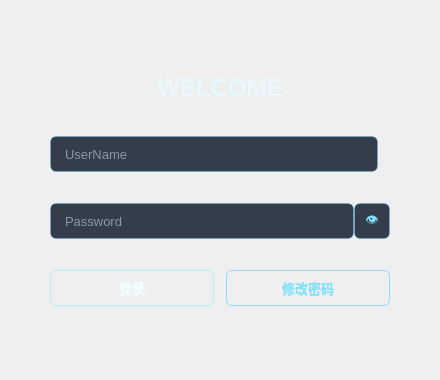
<?xml version="1.0" encoding="UTF-8"?>
<ui version="4.0">
 <class>LogIn</class>
 <widget class="QWidget" name="LogIn">
  <property name="geometry">
   <rect>
    <x>0</x>
    <y>0</y>
    <width>440</width>
    <height>380</height>
   </rect>
  </property>
  <property name="sizePolicy">
   <sizepolicy hsizetype="Fixed" vsizetype="Fixed">
    <horstretch>0</horstretch>
    <verstretch>0</verstretch>
   </sizepolicy>
  </property>
  <property name="minimumSize">
   <size>
    <width>440</width>
    <height>380</height>
   </size>
  </property>
  <property name="maximumSize">
   <size>
    <width>440</width>
    <height>380</height>
   </size>
  </property>
  <property name="windowTitle">
   <string>NEXUS // LOGIN</string>
  </property>
  <property name="styleSheet">
   <string notr="true">/* ============ 全局背景：深空渐变 ============ */
QWidget#LogIn {
    background: qlineargradient(x1:0, y1:0, x2:1, y2:1,
                                stop:0 #050a14,
                                stop:0.45 #0a1b33,
                                stop:1 #150a26);
}

QStackedWidget, QWidget#page1_2, QWidget#page2_2 {
    background: transparent;
}

/* ============ 标题 ============ */
QLabel#label, QLabel#label_2 {
    color: #eaf9ff;
    font-weight: 800;
}

/* ============ 输入框 ============ */
QLineEdit {
    background-color: rgba(6, 18, 34, 205);
    color: #dcf3ff;
    border: 1px solid rgba(70, 190, 255, 80);
    border-radius: 6px;
    padding: 4px 12px;
    selection-background-color: #00cfff;
    selection-color: #04101f;
}
QLineEdit:hover {
    border: 1px solid rgba(70, 200, 255, 150);
}
QLineEdit:focus {
    border: 1px solid #00d9ff;
    background-color: rgba(0, 45, 80, 225);
}

/* ============ 主按钮（登录 / 确认） ============ */
QPushButton {
    color: #f0ffff;
    border: 1px solid rgba(140, 235, 255, 130);
    border-radius: 6px;
    background: qlineargradient(x1:0, y1:0, x2:0, y2:1,
                                stop:0 #1fb6ff, stop:1 #0b5ed7);
    font-weight: 700;
    padding: 4px 10px;
}
QPushButton:hover {
    background: qlineargradient(x1:0, y1:0, x2:0, y2:1,
                                stop:0 #4bd2ff, stop:1 #1478ff);
    border: 1px solid rgba(200, 250, 255, 210);
}
QPushButton:pressed {
    background: qlineargradient(x1:0, y1:0, x2:0, y2:1,
                                stop:0 #0a86c9, stop:1 #06367c);
}
QPushButton:disabled {
    color: rgba(220, 240, 255, 90);
    background: rgba(40, 60, 90, 160);
    border: 1px solid rgba(120, 160, 200, 60);
}

/* ============ 次要按钮：修改密码（描边风） ============ */
QPushButton#btnChangePassword {
    background: transparent;
    color: #7fe0ff;
    border: 1px solid rgba(90, 205, 255, 150);
}
QPushButton#btnChangePassword:hover {
    background: rgba(0, 170, 255, 45);
    border: 1px solid #63dcff;
    color: #d6f7ff;
}
QPushButton#btnChangePassword:pressed {
    background: rgba(0, 120, 200, 80);
}

/* ============ 密码可见按钮 ============ */
QToolButton#toolBtnPassword {
    background-color: rgba(6, 18, 34, 205);
    border: 1px solid rgba(70, 190, 255, 80);
    border-radius: 6px;
    color: #7fe0ff;
    font-size: 13px;
}
QToolButton#toolBtnPassword:hover {
    border: 1px solid #00d9ff;
    background-color: rgba(0, 55, 95, 225);
    color: #eaffff;
}
QToolButton#toolBtnPassword:pressed {
    background-color: rgba(0, 90, 150, 230);
}
/* 想换成图标时，把上面 QToolButton#toolBtnPassword 的三行 background 换成：
   background-image: url(:/icons/eye.png);
   background-repeat: no-repeat;
   background-position: center;
*/</string>
  </property>
  <layout class="QGridLayout" name="gridLayout_2">
   <property name="leftMargin">
    <number>30</number>
   </property>
   <property name="topMargin">
    <number>30</number>
   </property>
   <property name="rightMargin">
    <number>30</number>
   </property>
   <property name="bottomMargin">
    <number>30</number>
   </property>
   <item row="0" column="0">
    <widget class="QStackedWidget" name="stackedWidget">
     <property name="sizePolicy">
      <sizepolicy hsizetype="Fixed" vsizetype="Fixed">
       <horstretch>0</horstretch>
       <verstretch>0</verstretch>
      </sizepolicy>
     </property>
     <property name="minimumSize">
      <size>
       <width>380</width>
       <height>320</height>
      </size>
     </property>
     <property name="maximumSize">
      <size>
       <width>380</width>
       <height>320</height>
      </size>
     </property>
     <property name="currentIndex">
      <number>0</number>
     </property>
     <widget class="QWidget" name="page1_2">
      <layout class="QGridLayout" name="gridLayout_7">
       <property name="leftMargin">
        <number>20</number>
       </property>
       <property name="topMargin">
        <number>20</number>
       </property>
       <property name="rightMargin">
        <number>20</number>
       </property>
       <property name="bottomMargin">
        <number>20</number>
       </property>
       <property name="horizontalSpacing">
        <number>14</number>
       </property>
       <property name="verticalSpacing">
        <number>10</number>
       </property>
       <item row="0" column="0">
        <layout class="QGridLayout" name="gridLayout">
         <property name="leftMargin">
          <number>0</number>
         </property>
         <property name="topMargin">
          <number>0</number>
         </property>
         <property name="rightMargin">
          <number>0</number>
         </property>
         <property name="bottomMargin">
          <number>0</number>
         </property>
         <item row="0" column="1">
          <widget class="QLabel" name="label">
           <property name="sizePolicy">
            <sizepolicy hsizetype="Preferred" vsizetype="Fixed">
             <horstretch>0</horstretch>
             <verstretch>0</verstretch>
            </sizepolicy>
           </property>
           <property name="minimumSize">
            <size>
             <width>0</width>
             <height>34</height>
            </size>
           </property>
           <property name="maximumSize">
            <size>
             <width>16777215</width>
             <height>34</height>
            </size>
           </property>
           <property name="font">
            <font>
             <family>Microsoft YaHei UI</family>
             <pointsize>18</pointsize>
             <weight>99</weight>
             <bold>true</bold>
            </font>
           </property>
           <property name="text">
            <string>WELCOME</string>
           </property>
           <property name="alignment">
            <set>Qt::AlignCenter</set>
           </property>
          </widget>
         </item>
         <item row="0" column="2">
          <spacer name="horizontalSpacer_2">
           <property name="orientation">
            <enum>Qt::Horizontal</enum>
           </property>
           <property name="sizeHint" stdset="0">
            <size>
             <width>40</width>
             <height>20</height>
            </size>
           </property>
          </spacer>
         </item>
         <item row="0" column="0">
          <spacer name="horizontalSpacer">
           <property name="orientation">
            <enum>Qt::Horizontal</enum>
           </property>
           <property name="sizeHint" stdset="0">
            <size>
             <width>40</width>
             <height>20</height>
            </size>
           </property>
          </spacer>
         </item>
        </layout>
       </item>
       <item row="1" column="0">
        <layout class="QHBoxLayout" name="horizontalLayout_2">
         <item>
          <widget class="QLineEdit" name="editUserName">
           <property name="sizePolicy">
            <sizepolicy hsizetype="Expanding" vsizetype="Fixed">
             <horstretch>0</horstretch>
             <verstretch>0</verstretch>
            </sizepolicy>
           </property>
           <property name="minimumSize">
            <size>
             <width>200</width>
             <height>36</height>
            </size>
           </property>
           <property name="maximumSize">
            <size>
             <width>16777215</width>
             <height>36</height>
            </size>
           </property>
           <property name="font">
            <font>
             <pointsize>10</pointsize>
            </font>
           </property>
           <property name="placeholderText">
            <string>UserName</string>
           </property>
          </widget>
         </item>
         <item>
          <spacer name="horizontalSpacer_7">
           <property name="orientation">
            <enum>Qt::Horizontal</enum>
           </property>
           <property name="sizeType">
            <enum>QSizePolicy::Fixed</enum>
           </property>
           <property name="sizeHint" stdset="0">
            <size>
             <width>12</width>
             <height>20</height>
            </size>
           </property>
          </spacer>
         </item>
        </layout>
       </item>
       <item row="2" column="0">
        <layout class="QHBoxLayout" name="horizontalLayout">
         <item>
          <widget class="QLineEdit" name="editPassword">
           <property name="sizePolicy">
            <sizepolicy hsizetype="Expanding" vsizetype="Fixed">
             <horstretch>0</horstretch>
             <verstretch>0</verstretch>
            </sizepolicy>
           </property>
           <property name="minimumSize">
            <size>
             <width>200</width>
             <height>36</height>
            </size>
           </property>
           <property name="maximumSize">
            <size>
             <width>16777215</width>
             <height>36</height>
            </size>
           </property>
           <property name="font">
            <font>
             <pointsize>10</pointsize>
            </font>
           </property>
           <property name="echoMode">
            <enum>QLineEdit::Password</enum>
           </property>
           <property name="placeholderText">
            <string>Password</string>
           </property>
          </widget>
         </item>
         <item>
          <widget class="QToolButton" name="toolBtnPassword">
           <property name="sizePolicy">
            <sizepolicy hsizetype="Fixed" vsizetype="Fixed">
             <horstretch>0</horstretch>
             <verstretch>0</verstretch>
            </sizepolicy>
           </property>
           <property name="minimumSize">
            <size>
             <width>36</width>
             <height>36</height>
            </size>
           </property>
           <property name="maximumSize">
            <size>
             <width>36</width>
             <height>36</height>
            </size>
           </property>
           <property name="text">
            <string>👁</string>
           </property>
          </widget>
         </item>
        </layout>
       </item>
       <item row="3" column="0">
        <layout class="QGridLayout" name="gridLayout_3">
         <property name="leftMargin">
          <number>0</number>
         </property>
         <property name="topMargin">
          <number>0</number>
         </property>
         <property name="rightMargin">
          <number>0</number>
         </property>
         <property name="bottomMargin">
          <number>0</number>
         </property>
         <property name="horizontalSpacing">
          <number>12</number>
         </property>
         <item row="0" column="0">
          <widget class="QPushButton" name="btnLogin">
           <property name="sizePolicy">
            <sizepolicy hsizetype="Expanding" vsizetype="Fixed">
             <horstretch>0</horstretch>
             <verstretch>0</verstretch>
            </sizepolicy>
           </property>
           <property name="minimumSize">
            <size>
             <width>110</width>
             <height>36</height>
            </size>
           </property>
           <property name="maximumSize">
            <size>
             <width>16777215</width>
             <height>36</height>
            </size>
           </property>
           <property name="font">
            <font>
             <pointsize>10</pointsize>
             <weight>87</weight>
             <bold>true</bold>
            </font>
           </property>
           <property name="text">
            <string>登录</string>
           </property>
          </widget>
         </item>
         <item row="0" column="1">
          <widget class="QPushButton" name="btnChangePassword">
           <property name="sizePolicy">
            <sizepolicy hsizetype="Expanding" vsizetype="Fixed">
             <horstretch>0</horstretch>
             <verstretch>0</verstretch>
            </sizepolicy>
           </property>
           <property name="minimumSize">
            <size>
             <width>110</width>
             <height>36</height>
            </size>
           </property>
           <property name="maximumSize">
            <size>
             <width>16777215</width>
             <height>36</height>
            </size>
           </property>
           <property name="font">
            <font>
             <family>Microsoft YaHei UI</family>
             <pointsize>10</pointsize>
             <weight>87</weight>
             <bold>true</bold>
            </font>
           </property>
           <property name="text">
            <string>修改密码</string>
           </property>
          </widget>
         </item>
        </layout>
       </item>
      </layout>
     </widget>
     <widget class="QWidget" name="page2_2">
      <layout class="QGridLayout" name="gridLayout_6">
       <property name="leftMargin">
        <number>20</number>
       </property>
       <property name="topMargin">
        <number>20</number>
       </property>
       <property name="rightMargin">
        <number>20</number>
       </property>
       <property name="bottomMargin">
        <number>20</number>
       </property>
       <item row="0" column="0">
        <layout class="QGridLayout" name="gridLayout_5">
         <property name="leftMargin">
          <number>0</number>
         </property>
         <property name="topMargin">
          <number>0</number>
         </property>
         <property name="rightMargin">
          <number>0</number>
         </property>
         <property name="bottomMargin">
          <number>0</number>
         </property>
         <property name="verticalSpacing">
          <number>10</number>
         </property>
         <item row="0" column="0">
          <layout class="QHBoxLayout" name="horizontalLayout_3">
           <item>
            <spacer name="horizontalSpacer_3">
             <property name="orientation">
              <enum>Qt::Horizontal</enum>
             </property>
             <property name="sizeHint" stdset="0">
              <size>
               <width>40</width>
               <height>20</height>
              </size>
             </property>
            </spacer>
           </item>
           <item>
            <widget class="QLabel" name="label_2">
             <property name="font">
              <font>
               <family>Microsoft YaHei UI</family>
               <pointsize>16</pointsize>
               <weight>99</weight>
               <bold>true</bold>
              </font>
             </property>
             <property name="text">
              <string>CHANGE PASSWORD</string>
             </property>
            </widget>
           </item>
           <item>
            <spacer name="horizontalSpacer_4">
             <property name="orientation">
              <enum>Qt::Horizontal</enum>
             </property>
             <property name="sizeHint" stdset="0">
              <size>
               <width>40</width>
               <height>20</height>
              </size>
             </property>
            </spacer>
           </item>
          </layout>
         </item>
         <item row="1" column="0">
          <widget class="QLineEdit" name="editUserName2">
           <property name="sizePolicy">
            <sizepolicy hsizetype="Expanding" vsizetype="Fixed">
             <horstretch>0</horstretch>
             <verstretch>0</verstretch>
            </sizepolicy>
           </property>
           <property name="minimumSize">
            <size>
             <width>200</width>
             <height>36</height>
            </size>
           </property>
           <property name="maximumSize">
            <size>
             <width>16777215</width>
             <height>36</height>
            </size>
           </property>
           <property name="font">
            <font>
             <pointsize>10</pointsize>
            </font>
           </property>
           <property name="placeholderText">
            <string>UserName</string>
           </property>
          </widget>
         </item>
         <item row="2" column="0">
          <widget class="QLineEdit" name="editPassword2">
           <property name="sizePolicy">
            <sizepolicy hsizetype="Expanding" vsizetype="Fixed">
             <horstretch>0</horstretch>
             <verstretch>0</verstretch>
            </sizepolicy>
           </property>
           <property name="minimumSize">
            <size>
             <width>200</width>
             <height>36</height>
            </size>
           </property>
           <property name="maximumSize">
            <size>
             <width>16777215</width>
             <height>36</height>
            </size>
           </property>
           <property name="font">
            <font>
             <pointsize>10</pointsize>
            </font>
           </property>
           <property name="echoMode">
            <enum>QLineEdit::Password</enum>
           </property>
           <property name="placeholderText">
            <string>Password</string>
           </property>
          </widget>
         </item>
         <item row="3" column="0">
          <widget class="QLineEdit" name="editPasswordNew">
           <property name="sizePolicy">
            <sizepolicy hsizetype="Expanding" vsizetype="Fixed">
             <horstretch>0</horstretch>
             <verstretch>0</verstretch>
            </sizepolicy>
           </property>
           <property name="minimumSize">
            <size>
             <width>200</width>
             <height>36</height>
            </size>
           </property>
           <property name="maximumSize">
            <size>
             <width>16777215</width>
             <height>36</height>
            </size>
           </property>
           <property name="font">
            <font>
             <pointsize>10</pointsize>
            </font>
           </property>
           <property name="echoMode">
            <enum>QLineEdit::Password</enum>
           </property>
           <property name="placeholderText">
            <string>New Password</string>
           </property>
          </widget>
         </item>
         <item row="4" column="0">
          <widget class="QLineEdit" name="editPasswordNewRepeat">
           <property name="sizePolicy">
            <sizepolicy hsizetype="Expanding" vsizetype="Fixed">
             <horstretch>0</horstretch>
             <verstretch>0</verstretch>
            </sizepolicy>
           </property>
           <property name="minimumSize">
            <size>
             <width>200</width>
             <height>36</height>
            </size>
           </property>
           <property name="maximumSize">
            <size>
             <width>16777215</width>
             <height>36</height>
            </size>
           </property>
           <property name="font">
            <font>
             <pointsize>10</pointsize>
            </font>
           </property>
           <property name="echoMode">
            <enum>QLineEdit::Password</enum>
           </property>
           <property name="placeholderText">
            <string>New Password Repeat</string>
           </property>
          </widget>
         </item>
         <item row="5" column="0">
          <layout class="QGridLayout" name="gridLayout_4">
           <property name="leftMargin">
            <number>0</number>
           </property>
           <property name="topMargin">
            <number>0</number>
           </property>
           <property name="rightMargin">
            <number>0</number>
           </property>
           <property name="bottomMargin">
            <number>0</number>
           </property>
           <item row="0" column="0">
            <spacer name="horizontalSpacer_5">
             <property name="orientation">
              <enum>Qt::Horizontal</enum>
             </property>
             <property name="sizeHint" stdset="0">
              <size>
               <width>40</width>
               <height>20</height>
              </size>
             </property>
            </spacer>
           </item>
           <item row="0" column="2">
            <spacer name="horizontalSpacer_6">
             <property name="orientation">
              <enum>Qt::Horizontal</enum>
             </property>
             <property name="sizeHint" stdset="0">
              <size>
               <width>40</width>
               <height>20</height>
              </size>
             </property>
            </spacer>
           </item>
           <item row="0" column="1">
            <widget class="QPushButton" name="btnConfirm">
             <property name="sizePolicy">
              <sizepolicy hsizetype="Fixed" vsizetype="Fixed">
               <horstretch>0</horstretch>
               <verstretch>0</verstretch>
              </sizepolicy>
             </property>
             <property name="minimumSize">
              <size>
               <width>160</width>
               <height>36</height>
              </size>
             </property>
             <property name="maximumSize">
              <size>
               <width>160</width>
               <height>36</height>
              </size>
             </property>
             <property name="font">
              <font>
               <pointsize>10</pointsize>
               <weight>87</weight>
               <bold>true</bold>
              </font>
             </property>
             <property name="text">
              <string>Confirm</string>
             </property>
            </widget>
           </item>
          </layout>
         </item>
        </layout>
       </item>
      </layout>
     </widget>
    </widget>
   </item>
  </layout>
 </widget>
 <resources/>
 <connections/>
</ui>
